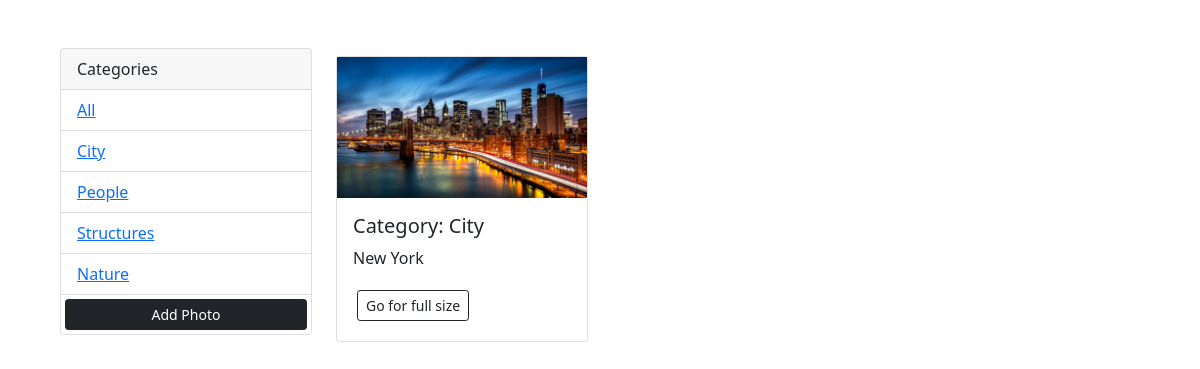
Before: /?category=City with the older database file.
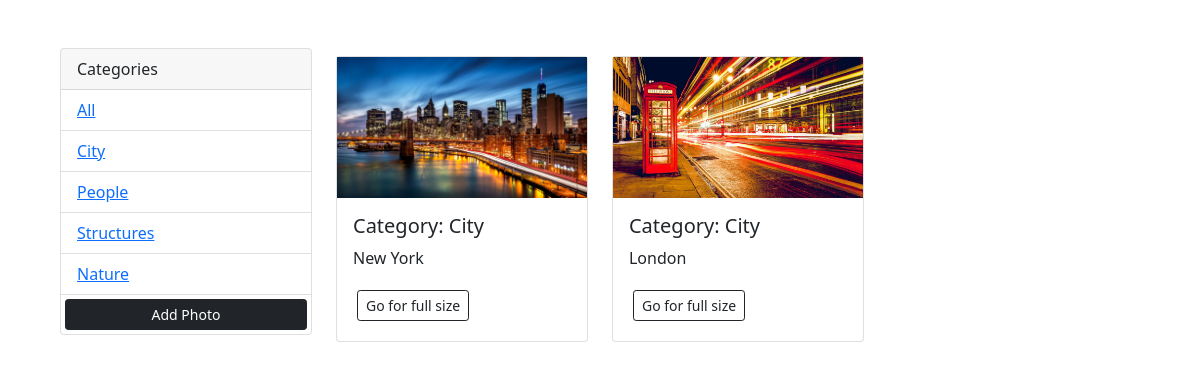
After: the same page with the newer database file.
### base/models.py (models this page shows, shortened)
class Category(models.Model):
    name = models.CharField(max_length=128, null=False, blank=False)
    def __str__(self):
        return self.name

class Photo(models.Model):
    category = models.ForeignKey(Category, on_delete=models.SET_NULL, null=True, blank=True)
    image = models.ImageField(null=False, blank=False)
    description = models.TextField()

### base/views.py (the view)
# urls.py: path('', index, name='index'),
def index(request):
    category = request.GET.get('category')
    if category is None:
        photos = Photo.objects.all()
    else:
        photos = Photo.objects.filter(category__name=category)
    categories = Category.objects.all()
    context = {'categories': categories, 'photos': photos}
    return render(request, 'base/index.html', context=context)

### base/templates/base/index.html (shortened to what this page needs)
<!DOCTYPE html>
<html lang="en">
<head>
    <link href="https://cdn.jsdelivr.net/npm/bootstrap@5.1.3/dist/css/bootstrap.min.css"
          rel="stylesheet"
>
</head>
<body class="m-5">
      <div class="container">
          <div class="row">
              <div class="col-md-3">
                  <div class="card">
                      <div class="card-header">
                          Categories
                          </div>
                              <ul class="list-group list-group-flush">
                                  <li class="list-group-item">
                                      <a href="{% url 'index' %}">All</a>
                                  </li>
                                {% for category in categories %}
                                  <li class="list-group-item">
                                      <a href="{% url 'index' %}?category={{ category.name }}">{{ category.name }}</a>
                                  </li>
                                {% endfor %}
                                <a class="btn btn-dark btn-block btn-sm m-1" href="{% url 'add_photo' %}">Add Photo</a>
                              </ul>
                          </div>
              </div>
              <div class="col-md-9">
                  <div class="row">
                      {% for photo in photos %}
                            <div class="col-md-4">
                              <div class="card my-2" >
                                  <img src="{{ photo.image.url }}" class="image-thumbnail" alt="...">
                                  <div class="card-body">
                                    <h5 class="card-title">Category: {{ photo.category }}</h5>
                                    <p class="card-text">{{ photo.description }}</p>
                                    <a href="{% url 'view_photo' photo.id %}" class="btn btn-outline-dark btn-sm m-1">Go for full size</a>
                                  </div>
                              </div>
                            </div>
                      {% empty %}
                      <h3>
                          There's no photos here!
                      </h3>
                      {% endfor %}
                  </div>
              </div>
          </div>
      </div>
</body>
</html>

Changed rows visible on the page:
added Photo: image (picture), category "City", description "London"
